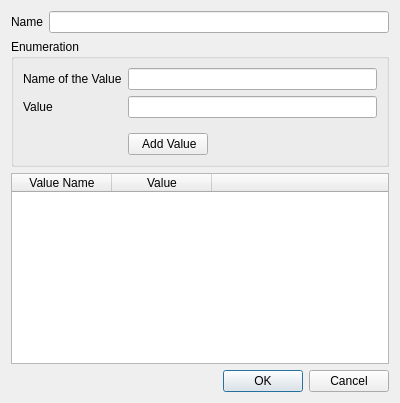
<?xml version="1.0" encoding="UTF-8"?>
<ui version="4.0">
 <class>AddEnum</class>
 <widget class="QDialog" name="AddEnum">
  <property name="geometry">
   <rect>
    <x>0</x>
    <y>0</y>
    <width>400</width>
    <height>403</height>
   </rect>
  </property>
  <property name="sizePolicy">
   <sizepolicy hsizetype="Fixed" vsizetype="Fixed">
    <horstretch>0</horstretch>
    <verstretch>0</verstretch>
   </sizepolicy>
  </property>
  <property name="windowTitle">
   <string>Add Enum</string>
  </property>
  <layout class="QGridLayout" name="gridLayout">
   <item row="0" column="0">
    <layout class="QFormLayout" name="formLayout_4">
     <item row="0" column="0">
      <widget class="QLabel" name="nameLabel">
       <property name="text">
        <string>Name</string>
       </property>
      </widget>
     </item>
     <item row="0" column="1">
      <widget class="QLineEdit" name="nameLineEdit"/>
     </item>
    </layout>
   </item>
   <item row="1" column="0">
    <widget class="QGroupBox" name="groupBox_2">
     <property name="title">
      <string>Enumeration</string>
     </property>
     <layout class="QFormLayout" name="formLayout_5">
      <property name="leftMargin">
       <number>9</number>
      </property>
      <property name="topMargin">
       <number>9</number>
      </property>
      <property name="rightMargin">
       <number>9</number>
      </property>
      <property name="bottomMargin">
       <number>9</number>
      </property>
      <item row="0" column="0">
       <widget class="QLabel" name="label">
        <property name="text">
         <string>Name of the Value</string>
        </property>
       </widget>
      </item>
      <item row="0" column="1">
       <widget class="QLineEdit" name="valueNameLineEdit"/>
      </item>
      <item row="1" column="0">
       <widget class="QLabel" name="label_2">
        <property name="text">
         <string>Value</string>
        </property>
       </widget>
      </item>
      <item row="1" column="1">
       <widget class="QLineEdit" name="valueLineEdit"/>
      </item>
      <item row="2" column="1">
       <widget class="QWidget" name="widget" native="true">
        <layout class="QHBoxLayout" name="horizontalLayout">
         <property name="leftMargin">
          <number>0</number>
         </property>
         <property name="topMargin">
          <number>9</number>
         </property>
         <property name="rightMargin">
          <number>0</number>
         </property>
         <property name="bottomMargin">
          <number>0</number>
         </property>
         <item>
          <widget class="QPushButton" name="addValuePushButton">
           <property name="text">
            <string> Add Value</string>
           </property>
           <property name="icon">
            <iconset resource="res.qrc">
             <normaloff>:/icons/800px_COLOURBOX5697436.png</normaloff>:/icons/800px_COLOURBOX5697436.png</iconset>
           </property>
          </widget>
         </item>
         <item>
          <spacer name="horizontalSpacer">
           <property name="orientation">
            <enum>Qt::Horizontal</enum>
           </property>
           <property name="sizeHint" stdset="0">
            <size>
             <width>40</width>
             <height>20</height>
            </size>
           </property>
          </spacer>
         </item>
        </layout>
       </widget>
      </item>
     </layout>
    </widget>
   </item>
   <item row="3" column="0">
    <widget class="QDialogButtonBox" name="buttonBox">
     <property name="orientation">
      <enum>Qt::Horizontal</enum>
     </property>
     <property name="standardButtons">
      <set>QDialogButtonBox::Cancel|QDialogButtonBox::Ok</set>
     </property>
    </widget>
   </item>
   <item row="2" column="0">
    <widget class="QTableWidget" name="tableWidget">
     <attribute name="horizontalHeaderDefaultSectionSize">
      <number>100</number>
     </attribute>
     <attribute name="horizontalHeaderStretchLastSection">
      <bool>true</bool>
     </attribute>
     <column>
      <property name="text">
       <string>Value Name</string>
      </property>
     </column>
     <column>
      <property name="text">
       <string>Value</string>
      </property>
     </column>
     <column>
      <property name="text">
       <string/>
      </property>
     </column>
    </widget>
   </item>
  </layout>
 </widget>
 <resources>
  <include location="res.qrc"/>
 </resources>
 <connections>
  <connection>
   <sender>buttonBox</sender>
   <signal>rejected()</signal>
   <receiver>AddEnum</receiver>
   <slot>reject()</slot>
   <hints>
    <hint type="sourcelabel">
     <x>295</x>
     <y>390</y>
    </hint>
    <hint type="destinationlabel">
     <x>286</x>
     <y>274</y>
    </hint>
   </hints>
  </connection>
  <connection>
   <sender>addValuePushButton</sender>
   <signal>clicked()</signal>
   <receiver>AddEnum</receiver>
   <slot>addValue()</slot>
   <hints>
    <hint type="sourcelabel">
     <x>142</x>
     <y>142</y>
    </hint>
    <hint type="destinationlabel">
     <x>5</x>
     <y>135</y>
    </hint>
   </hints>
  </connection>
  <connection>
   <sender>buttonBox</sender>
   <signal>accepted()</signal>
   <receiver>AddEnum</receiver>
   <slot>saveEnum()</slot>
   <hints>
    <hint type="sourcelabel">
     <x>238</x>
     <y>382</y>
    </hint>
    <hint type="destinationlabel">
     <x>182</x>
     <y>395</y>
    </hint>
   </hints>
  </connection>
 </connections>
 <slots>
  <slot>addValue()</slot>
  <slot>saveEnum()</slot>
 </slots>
</ui>
